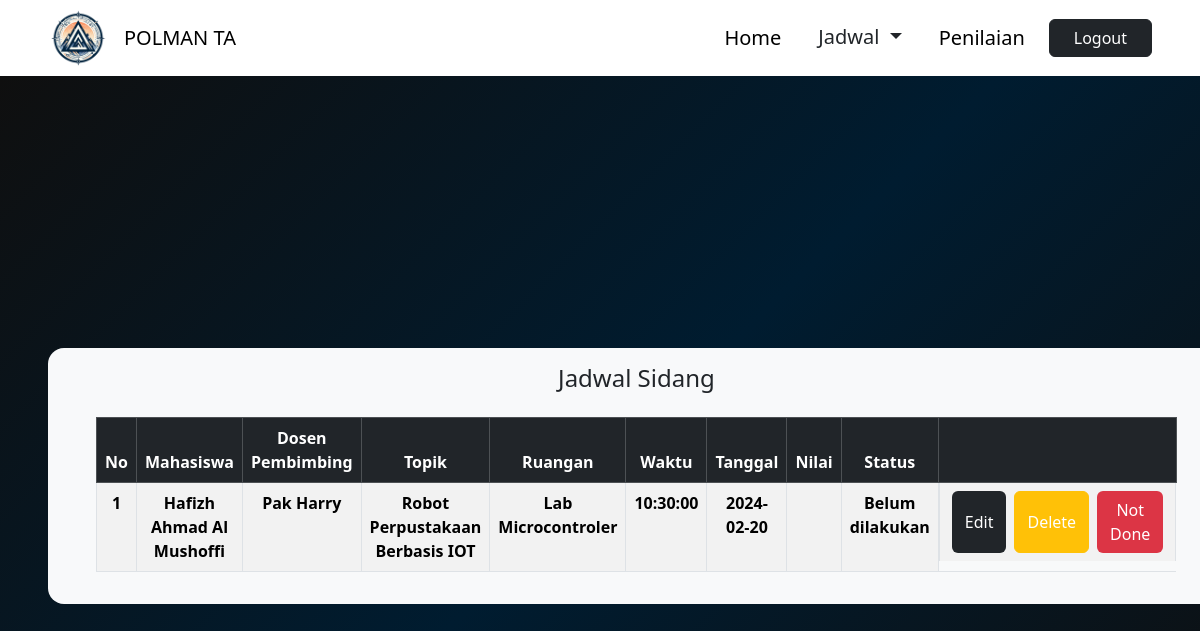
Before: /index.php/admin/sidang with the older database file.
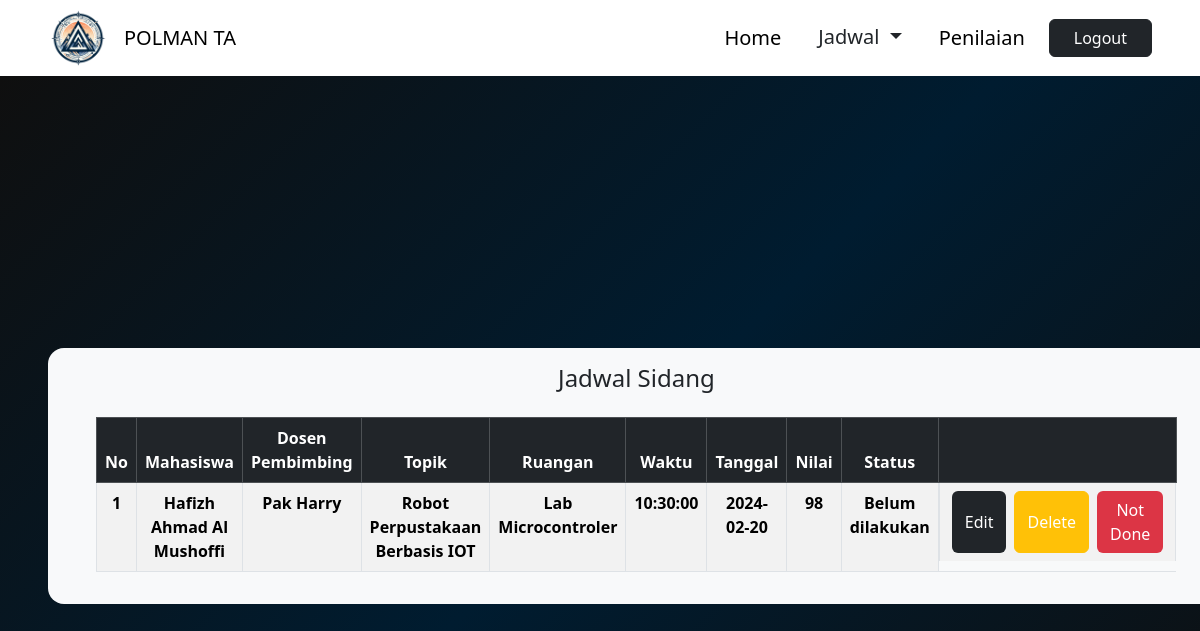
After: the same page with the newer database file.
### tables this page shows
CREATE TABLE `tb_jadwal_sidang` (
  `id_sidang` varchar(40) NOT NULL,
  `id_pilih` varchar(40) NOT NULL,
  `id_user` varchar(40) NOT NULL,
  `id_penilai` varchar(40) NOT NULL,
  `nama_mhs` varchar(40) NOT NULL,
  `nama_dosen` varchar(40) NOT NULL,
  `topik` varchar(40) NOT NULL,
  `tanggal` date NOT NULL,
  `waktu` time NOT NULL,
  `ruangan` varchar(30) NOT NULL,
  `nilai` varchar(5) NOT NULL,
  `status` varchar(30) NOT NULL DEFAULT 'Belum dilakukan'
);

### application/controllers/Admin.php (called while the page is built, shortened)
<?php
class Admin extends CI_Controller
{
	public function __construct()
	{
		$this->load->model('m_admin');
	}
	public function sidang()
	{
		$jumlah_data = $this->m_admin->get_sidang();
		$config['base_url'] = base_url() . 'admin/sidang';
		$config['total_rows'] = $jumlah_data;
		$config['per_page'] = 10;
		$config['full_tag_open'] = '<ul class="pagination justify-content-center">';
		$config['full_tag_close'] = '</ul>';
		$config['first_link'] = 'First';
		$config['last_link'] = 'Last';
		$config['first_tag_open'] = '<li class="page-item"><span class="page-link">';
		$config['first_tag_close'] = '</span></li>';
		$config['prev_link'] = '&laquo';
		$config['prev_tag_open'] = '<li class="page-item"><span class="page-link">';
		$config['prev_tag_close'] = '</span></li>';
		$config['next_link'] = '&raquo';
		$config['next_tag_open'] = '<li class="page-item"><span class="page-link">';
		$config['next_tag_close'] = '</span></li>';
		$config['last_tag_open'] = '<li class="page-item"><span class="page-link">';
		$config['last_tag_close'] = '</span></li>';
		$config['cur_tag_open'] = '<li class="page-item active"><a class="page-link bg-dark text-white border-dark" href="#">';
		$config['cur_tag_close'] = '</a></li>';
		$config['num_tag_open'] = '<li class="page-item"><span class="page-link">';
		$config['num_tag_close'] = '</span></li>';
		$from = $this->uri->segment(0);
		$this->pagination->initialize($config);
		$data["link_page"] = $this->pagination->create_links();
		$data['page'] = $this->m_admin->page_sidang($config['per_page'], $from);
		$data['sidang'] = $this->m_admin->data_sidang();
		$this->load->view('template/admin/head');
		$this->load->view('admin/sidang', $data);
		$this->load->view('template/footer');
	}
}
?>

### index.php (called while the page is built, shortened)
<?php
require_once BASEPATH.'core/CodeIgniter.php';

### application/models/M_admin.php (called while the page is built, shortened)
<?php
class M_admin extends CI_Model {
	public function data_sidang(){
		return $this->db->get('tb_jadwal_sidang')->result();
	}
	public function page_sidang($limit, $start) {
        $this->db->limit($limit, $start);
        $query = $this->db->get('tb_jadwal_sidang');
        return $query->result();
    }
}
?>

### application/views/admin/sidang.php (the view, shortened to what this page needs)
<div class="container-fluid gradient-custom5 custom-height d-flex align-items-center px-5">
	<div class="col py-3 px-5 bg-light rounded-4">
		<h4 class="text-center mb-4">Jadwal Sidang</h4>
		<table class="table table-striped table-hover table-bordered">
			<thead class="table-dark">
				<tr>
					<th class="col text-center">
						No
					</th>
					<th class="col text-center">
						Mahasiswa
					</th>
					<th class="col text-center">
						Dosen Pembimbing
					</th>
					<th class="col text-center">
						Topik
					</th>
					<th class="col text-center">
						Ruangan
					</th>
					<th class="col text-center">
						Waktu
					</th>
					<th class="col text-center">
						Tanggal
					</th>
					<th class="col text-center">
						Nilai
					</th>
					<th class="col text-center">
						Status
					</th>
					<th class="col text-center"></th>
				</tr>
			</thead>
			<tbody>
				<?php $no = $this->uri->segment('0');
				foreach ($sidang as $j) { ?>
					<tr>
						<th class="text-center">
							<?= ++$no; ?>
						</th>
						<th class="text-center">
							<?= $j->nama_mhs ?>
						</th>
						<th class="text-center">
							<?= $j->nama_dosen ?>
						</th>
						<th class="text-center">
							<?= $j->topik ?>
						</th>
						<th class="text-center">
							<?= $j->ruangan ?>
						</th>
						<th class="text-center">
							<?= $j->waktu ?>
						</th>
						<th class="text-center">
							<?= $j->tanggal ?>
						</th>
						<th class="text-center">
							<?= $j->nilai ?>
						</th>
						<th class="text-center">
							<?= $j->status ?>
						</th>
						<th class="d-flex justify-content-center">
							<button type="button" class="btn bg-dark text-white mx-1"
								data-bs-target="#editModal<?= $j->id_sidang ?>" data-bs-toggle="modal">Edit</button>
							<button type="button" class="btn btn-warning text-white mx-1"
								data-bs-target="#deleteModal<?= $j->id_sidang ?>" data-bs-toggle="modal">Delete</button>
							<?php if (!empty($j->status) && $j->status != 'Telah Dilaksanakan') { ?>
								<button type="button" class="btn bg-danger text-white mx-1">Not Done</button>
							<?php } else { ?>
								<button type="button" class="btn bg-succes text-white mx-1">Done</button>
							<?php } ?>
						</th>
					</tr>
				<?php } ?>
			</tbody>
		</table>
	</div>
</div>

Changed rows visible on the page:
changed tb_jadwal_sidang "Hafizh Ahmad Al Mushoffi": nilai (not shown) → "98"
